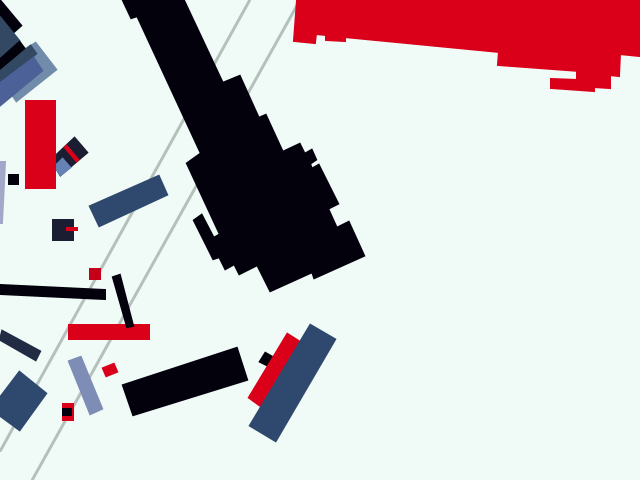
Frame 1 (no input)
Frame 60 (the mouse pressed at the canvas centre just before this capture): identical to frame 1, image omitted
Frame 120 (the mouse held since frame 60 and released just before this capture): identical to frame 1, image omitted

The Processing sketch that drew this single still picture (run headless with seeded random() and noise(); from frame 60 on, the mouse is pressed at the canvas centre):

// Processing sketch: processing_18903
// ── processing_18903.pde

void setup() {
  size(640, 480);
}
void draw() {
background(#f0fbf7);
smooth ();

//left line
stroke(#b5c0bc);
strokeWeight(3);
line(0,450,249,0);
noStroke();

//right line
stroke(#b5c0bc);
strokeWeight(3);
line(32,479,297,4);
noStroke();

//thick red rectangle upper left
beginShape();
smooth();
fill(#da001a);
stroke(#da001a);
rect(26,101,28,86);
endShape(CLOSE);

//little grey piece next to small black square
beginShape();
smooth();
fill(#a3a7c8);
stroke(#a3a7c8);
vertex(0,162);
vertex(4,162);
vertex(1.5,222);
vertex(0,222);
endShape(CLOSE);

//little black sqaure
beginShape();
smooth();
fill(#02010c);
stroke(#02010c);
vertex(9,175);
vertex(17,175);
vertex(17,183);
vertex(9,183);
endShape(CLOSE);

//large red shape located upper right
beginShape();
smooth();
fill(#da001a);
stroke(#da001a);
vertex(639,0);
vertex(639,55);
vertex(619,53);
vertex(618,75);
vertex(609,74);
vertex(609,87);
vertex(593,86);
vertex(593,90);
vertex(551,87);
vertex(551,79);
vertex(577,80);
vertex(577,72);
vertex(579,70);
vertex(498,64);
vertex(499,51);
vertex(344,36);
vertex(344,40);
vertex(326,39);
vertex(326,34);
vertex(315,33);
vertex(314,42);
vertex(294,40);
vertex(297,0);
endShape(CLOSE);

//large black shape located middle left
beginShape();
smooth();
fill(#02010c);
stroke(#02010c);
vertex(183,0);
vertex(222,83);
vertex(239,76);
vertex(258,118);
vertex(265,115);
vertex(282,152);
vertex(299,144);
vertex(304,154);
vertex(311,150);
vertex(315,159);
vertex(309,163);
vertex(311,169);
vertex(318,165);
vertex(337,203);
vertex(327,208);
vertex(336,228);
vertex(348,222);
vertex(363,255);
vertex(314,277);
vertex(312,271);
vertex(270,290);
vertex(257,264);
vertex(239,273);
vertex(234,263);
vertex(225,268);
vertex(219,256);
vertex(213,258);
vertex(194,220);
vertex(201,215);
vertex(213,238);
vertex(220,234);
vertex(187,163);
vertex(201,153);
vertex(137,15);
vertex(131,17);
vertex(123,0);
endShape(CLOSE);

//blue rectangle middle left on first line
beginShape();
smooth();
fill(#2f486d);
stroke(#2f486d);
vertex(90,206);
vertex(158,176);
vertex(166,194);
vertex(99,225);
endShape(CLOSE);

//upper left most point black number1  
beginShape();
smooth();
fill(#02010c);
stroke(#02010c);
quad(0,1,20,25,11,33,0,18);

//upper left triangle number2
smooth();
fill(#334863);
stroke(#334863);
triangle(0,18,18,40,0,57);

//upper left black rectangle under triangle number3
smooth();
fill(#02010c);
stroke(#02010c);
quad(0,59,19,42,25,50,0,70);

//upper left L shape number6
beginShape();
smooth();
fill(#718baa);
stroke(#718baa);
vertex(30,46);
vertex(35,43);
vertex(55,69);
vertex(16,100);
vertex(12,94);
vertex(41,71);
vertex(30,53);
vertex(35,53);
vertex(31,46);
endShape(CLOSE);

//upper left dark thin blue rectangle number4
smooth();
fill(#334863);
stroke(#334863);
quad(0,71,30,46,35,53,0,83);

//upper left blue rectangle number5
smooth();
fill(#4c6197);
stroke(#4c6197);
quad(0,83,33,58,41,70,0,104);

//middle left black rectangle with red stripe and blue square
beginShape();
smooth();
fill(#1b1d32);
stroke(#1b1d32);
vertex(57,154);
vertex(74,138);
vertex(86,152);
vertex(60,174);
vertex(57,169);
vertex(57,154);
endShape();

//red stripe in rectangle
smooth();
fill(#da001a);
stroke(#da001a);
quad(65,147,66,146,77,159,76,160);

//blue square
beginShape();
smooth();
fill(#6682b5);
stroke(#6682b5);
vertex(57,164);
vertex(62,159);
vertex(69,167);
vertex(60,174);
vertex(57,169);
vertex(57,163);
endShape(CLOSE);

//black square with red thin line
smooth();
fill(#1b1d32);
stroke(#1b1d32);
rect(53,220,19,19);

//thin red line in black square
smooth();
fill(#da001a);
stroke(#da001a);
rect(67,228,9,1);

//rectangles and squares clockwise starting with red tiny square number1
smooth();
fill(#c60016);
stroke(#c60016);
rect(90,269,9,9);

//clockwise red rectangle number3
smooth();
fill(#da001a);
stroke(#da001a);
rect(69,325,79,13);

//clockwise black thin rectangle number2
smooth();
stroke(#02010c);
fill(#02010c);
quad(113,277,119,275,132,325,127,326);

//clockwise big black rectangle number4
smooth();
fill(#02010c);
stroke(#02010c);
quad(123,385,236,348,246,379,133,414);

//clockwise tiny red rectangle number5
smooth();
fill(#da001a);
stroke(#da001a);
quad(103,368,113,364,116,371,106,375);

//clockwise blue rectangle on second line number6
smooth(); 
fill(#7d8db5);
stroke(#7d8db5);
quad(69,361,80,357,101,408,90,413);

//clockwise red rectangle on second line number7
smooth();
fill(#da001a);
stroke(#da001a);
rect(63,404,9,15);

//clockwise tiny blue square in tiny red rectangle on second line
smooth();
fill(#000011);
stroke(#000011);
rect(63,409,7,5);

//clockwise large darker blue rectangle on first line number8
beginShape();
smooth();
fill(#2f486d);
stroke(#2f486d);
vertex(0,397);
vertex(19,372);
vertex(45,393);
vertex(19,429);
vertex(0,415);
vertex(0,397);
endShape(CLOSE);

//clockwise dark thin blue rectangle number9
smooth();
fill(#222b44);
stroke(#222b44);
quad(2,331,39,351,35,359,0,339);

//clockwise black thin rectangle number10
smooth();
fill(#02010c);
stroke(#02010c);
quad(0,285,104,290,104,298,0,293);

//tiny black square middle bottom
smooth();
fill(#02010c);
stroke(#02010c);
quad(260,361,265,353,272,357,268,365);

//red rectangle middle bottom
smooth();
fill(#da001a);
stroke(#da001a);
quad(287,334,298,341,260,405,249,397);

//blue rectangle middle bottom
smooth();
fill(#2f486d);
stroke(#2f486d);
quad(310,325,334,339,275,440,250,425);


}
